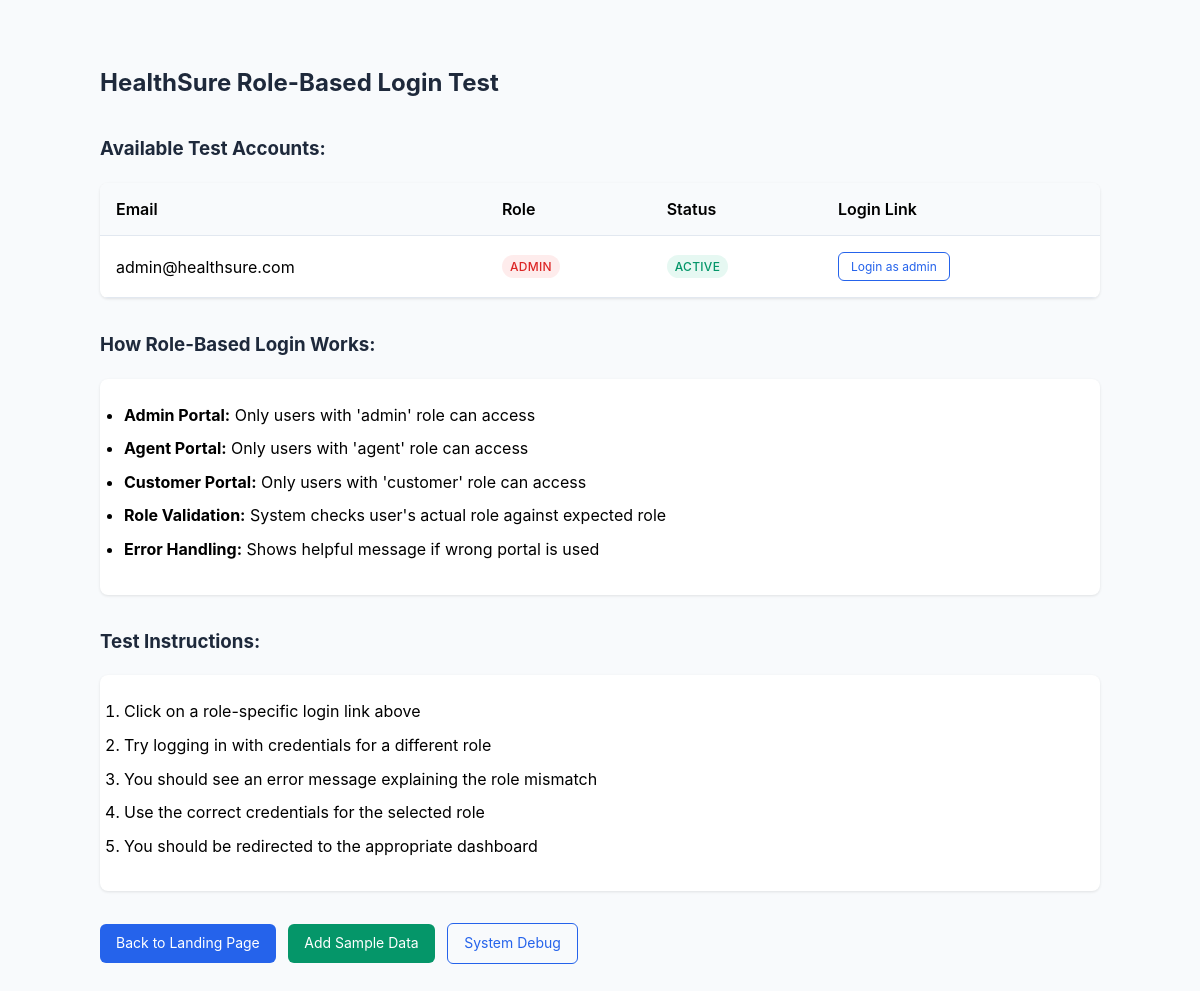
Screenshot of /test_roles.php with the database file from the repository.
### tables this page shows
CREATE TABLE users (
    user_id INT PRIMARY KEY AUTO_INCREMENT,
    email VARCHAR(255) UNIQUE NOT NULL,
    password_hash VARCHAR(255) NOT NULL,
    role ENUM('admin', 'agent', 'customer') NOT NULL,
    status ENUM('active', 'blocked') DEFAULT 'active',
    created_at TIMESTAMP DEFAULT CURRENT_TIMESTAMP,
    updated_at TIMESTAMP DEFAULT CURRENT_TIMESTAMP ON UPDATE CURRENT_TIMESTAMP
);

### test_roles.php (the view, shortened to what this page needs)
<?php
require_once 'config/database.php';
echo "<h2>HealthSure Role-Based Login Test</h2>";
try {
    $stmt = $conn->query("SELECT user_id, email, role, status FROM users ORDER BY role, email");
    $users = $stmt->fetchAll(PDO::FETCH_ASSOC);
    if (empty($users)) {
        echo "<div class='alert alert-warning'>No users found in database. Please run setup first.</div>";
        echo "<a href='setup.php' class='btn btn-primary'>Run Setup</a>";
    } else {
        echo "<h3>Available Test Accounts:</h3>";
        echo "<table class='table'>";
        echo "<thead><tr><th>Email</th><th>Role</th><th>Status</th><th>Login Link</th></tr></thead>";
        echo "<tbody>";
        foreach ($users as $user) {
            $role_color = [
                'admin' => 'danger',
                'agent' => 'warning',
                'customer' => 'success'
            ];
            $status_color = $user['status'] === 'active' ? 'success' : 'danger';
            echo "<tr>";
            echo "<td>" . htmlspecialchars($user['email']) . "</td>";
            echo "<td><span class='badge badge-{$role_color[$user['role']]}'>" . ucfirst($user['role']) . "</span></td>";
            echo "<td><span class='badge badge-{$status_color}'>" . ucfirst($user['status']) . "</span></td>";
            echo "<td><a href='auth/login.php?role={$user['role']}' class='btn btn-sm btn-outline'>Login as {$user['role']}</a></td>";
            echo "</tr>";
        }
        echo "</tbody></table>";
    }
} catch (PDOException $e) {
    echo "<div class='alert alert-danger'>Database error: " . $e->getMessage() . "</div>";
}
echo "<h3>How Role-Based Login Works:</h3>";
echo "<ul>";
echo "<li><strong>Admin Portal:</strong> Only users with 'admin' role can access</li>";
echo "<li><strong>Agent Portal:</strong> Only users with 'agent' role can access</li>";
echo "<li><strong>Customer Portal:</strong> Only users with 'customer' role can access</li>";
echo "<li><strong>Role Validation:</strong> System checks user's actual role against expected role</li>";
echo "<li><strong>Error Handling:</strong> Shows helpful message if wrong portal is used</li>";
echo "</ul>";
echo "<h3>Test Instructions:</h3>";
echo "<ol>";
echo "<li>Click on a role-specific login link above</li>";
echo "<li>Try logging in with credentials for a different role</li>";
echo "<li>You should see an error message explaining the role mismatch</li>";
echo "<li>Use the correct credentials for the selected role</li>";
echo "<li>You should be redirected to the appropriate dashboard</li>";
echo "</ol>";
echo "<div class='mt-4'>";
echo "<a href='landing.php' class='btn btn-primary'>Back to Landing Page</a> ";
echo "<a href='add_sample_data.php' class='btn btn-success'>Add Sample Data</a> ";
echo "<a href='debug.php' class='btn btn-outline'>System Debug</a>";
echo "</div>";
?>

### test_roles.php (style rules this page uses)
h2, h3 { color: #1e293b; margin-top: 2rem; }
h2 { margin-top: 0; }
.table { width: 100%; border-collapse: collapse; background: white; border-radius: 0.5rem; overflow: hidden; box-shadow: 0 1px 3px rgba(0,0,0,0.1); }
.table th, .table td { padding: 1rem; text-align: left; border-bottom: 1px solid #e2e8f0; }
.table th { background: #f8fafc; font-weight: 600; }
.btn { display: inline-block; padding: 0.5rem 1rem; background: #2563eb; color: white; text-decoration: none; border-radius: 0.375rem; margin-right: 0.5rem; transition: all 0.3s; font-size: 0.875rem; }
.btn-sm { padding: 0.375rem 0.75rem; font-size: 0.75rem; }
.btn-outline { background: transparent; border: 1px solid #2563eb; color: #2563eb; }
.btn-success { background: #059669; }
.badge { display: inline-flex; align-items: center; padding: 0.25rem 0.5rem; font-size: 0.75rem; font-weight: 500; border-radius: 9999px; text-transform: uppercase; letter-spacing: 0.025em; }
.badge-success { background: rgba(16, 185, 129, 0.1); color: #059669; }
.badge-danger { background: rgba(239, 68, 68, 0.1); color: #dc2626; }
ul, ol { background: white; padding: 1.5rem; border-radius: 0.5rem; box-shadow: 0 1px 3px rgba(0,0,0,0.1); margin: 1rem 0; }
li { margin-bottom: 0.5rem; }
.mt-4 { margin-top: 2rem; }

### rows the page displays
users: email "admin@healthsure.com", role "ADMIN", status "ACTIVE", role "admin"
